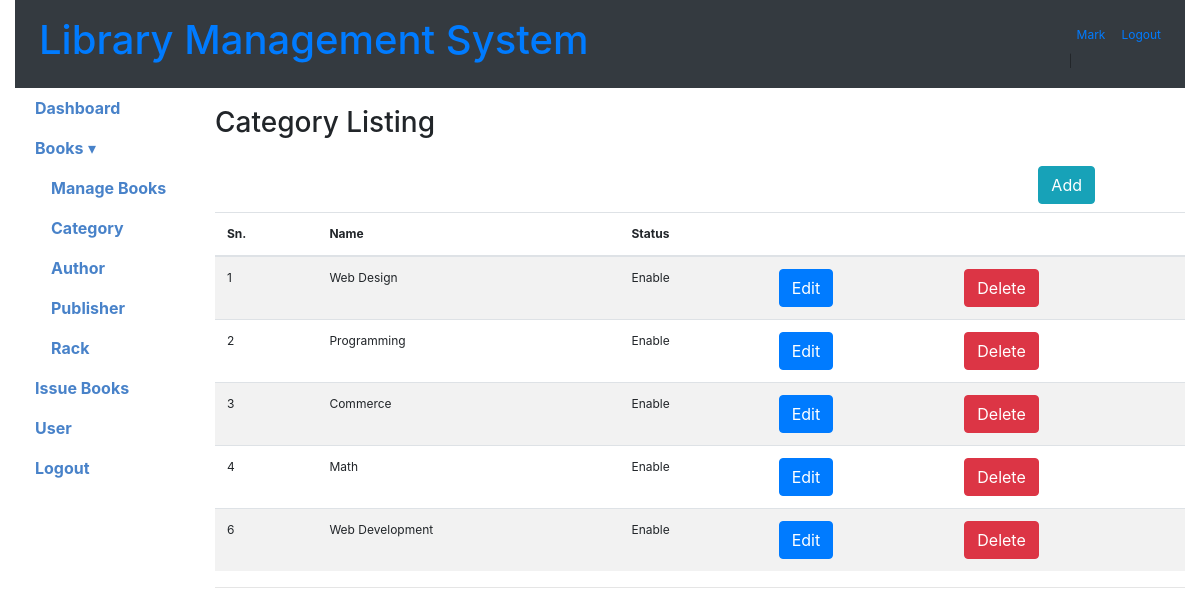
The app's page /category (signed in) with its own data.
### tables this page shows
CREATE TABLE category (
  categoryid INTEGER NOT NULL PRIMARY KEY AUTOINCREMENT,
  name TEXT NOT NULL,
  status TEXT CHECK(status IN ('Enable', 'Disable')) NOT NULL
);

### app.py (the view)
@app.route("/category", methods=['GET', 'POST'])
def category():
    if 'loggedin' in session:
        conn = get_db_connection()
        cursor = conn.cursor()
        cursor.execute("SELECT categoryid, name, status FROM category")
        categories = cursor.fetchall()
        conn.close()
        return render_template("category.html", categories=categories, addCategoryForm=0)
    return redirect(url_for('login'))

### app.py (called while the page is built)
def get_db_connection():
    conn = sqlite3.connect('library-system.db')
    conn.row_factory = sqlite3.Row
    return conn

### templates/category.html (shortened to what this page needs)
{% include 'header.html' %}
<body>
  <div class="container-fluid" id="main">
	{% include 'top_menus.html' %}
    <div class="row row-offcanvas row-offcanvas-left">
	  {% include 'left_menus.html' %}
      <div class="col-md-9 col-lg-10 main">
		<br>
		<h3>Category Listing</h3>
			<br>
			<div class="float-right mb-2 col-md-2">
				<button type="button" id="addCategory" class="btn btn-info" title="Add user"><span class="glyphicon glyphicon-plus">Add</span></button>
			</div>
			<table class="table table-striped">
			<thead>
			  <tr>
				<th>Sn.</th>
				<th>Name</th>
				<th>Status</th>
				<th></th>
				<th></th>
			  </tr>
			</thead>
			<tbody>
			  {% for category in categories %}
				  <tr>
					<td>{{category.categoryid}}</td>
					<td>{{category.name}}</td>
					<td>{{category.status}}</td>
					<td><a href="{{url_for('editCategory', categoryid=category.categoryid)}}" class="btn btn-primary">Edit</a></td>
					<td><a href="{{url_for('delete_category', categoryid=category.categoryid)}}" class="btn btn-danger">Delete</a></td>
				  </tr>
			{% endfor %}
			</tbody>
		  </table>
        <hr>
       </div>
      </div>
    </div>
  </body>
</html>

### static/style/dashboard.css (style rules this page uses)
body { font-size:12px; }

### records on screen
category: categoryid "1", name "Web Design", status "Enable"
category: categoryid "2", name "Programming", status "Enable"
category: categoryid "3", name "Commerce", status "Enable"
category: categoryid "4", name "Math", status "Enable"
category: categoryid "6", name "Web Development", status "Enable"

### other values on screen
{{ session.name }} "Mark"
